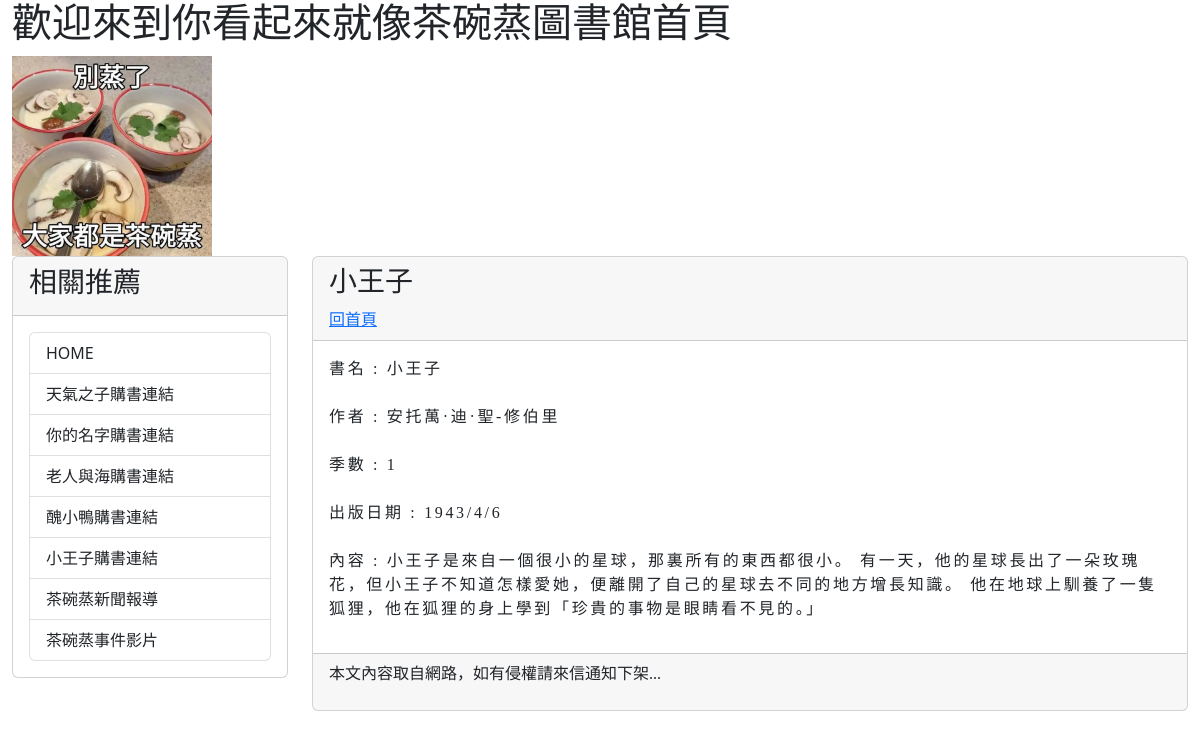
Page /book/prience/ on the committed database.
### mysite/models.py (models this page shows, shortened)
class Book(models.Model):
    title = models.CharField(max_length=200)
    slug = models.CharField(max_length=200)
    author = models.CharField(max_length=200)
    chapter = models.CharField(max_length=200)
    Publicationdate = models.CharField(max_length=200)
    body = models.TextField()
    pub_date = models.DateTimeField(auto_now_add=True)
    class Meta:
        ordering = ('-pub_date',)

### mysite/views.py (the view)
# urls.py: path('book/<slug:slug>/', showpost),
def showpost(request, slug):
    book = Book.objects.get(slug=slug)
    return render(request, 'book.html', locals())

### templates/book.html (shortened to what this page needs)
{% extends 'base.html' %}
{% block headmessage %}
    <h3 style='font-family:微軟正黑體;'>{{ book.title }}</h3>
    <a style='font-family:微軟正黑體;' href='/'>回首頁</a>
{% endblock %}
{% block content %}
        <p style='font-family:微軟正黑體;font-size:12pt;letter-spacing:2pt;'>
        書名 : {{ book.title }}<br>
        <br>
        作者 : {{ book.author }}<br>
        <br>
        季數 : {{ book.chapter }}<br>
        <br>
        出版日期 : {{ book.Publicationdate }}<br>
        <br>
        內容 : {{ book.body }}
        </p>
{% endblock %}

### rows in the picture
Book: title "小王子", author "安托萬·迪·聖-修伯里", chapter "1", Publicationdate "1943/4/6", body "小王子是來自一個很小的星球，那裏所有的東西都很小。 有一天，他的星球長出了一朵玫瑰花，但小王子不知道怎樣愛她，便離開了自己的星球去不同的地方增長知識。 他在地球上馴養了一隻狐狸，他在狐狸的身上學到「珍貴的事物是眼睛看不見的。」"
